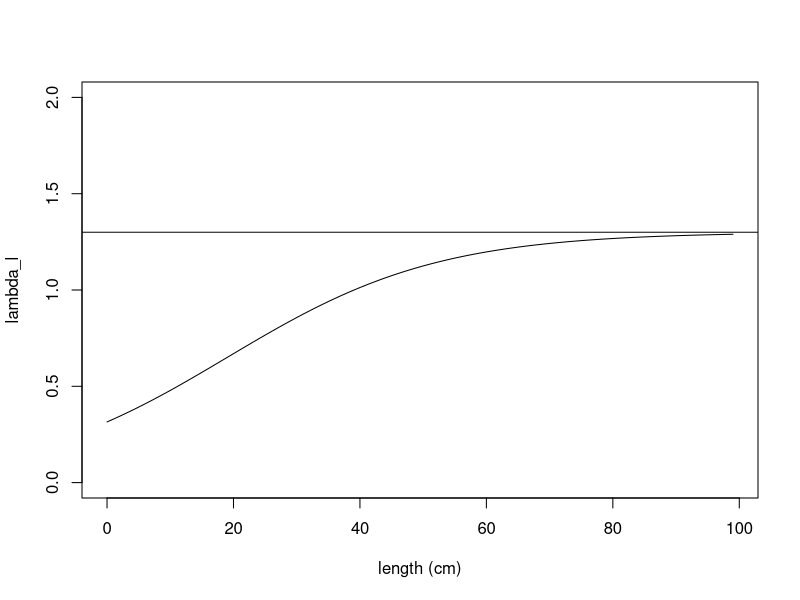
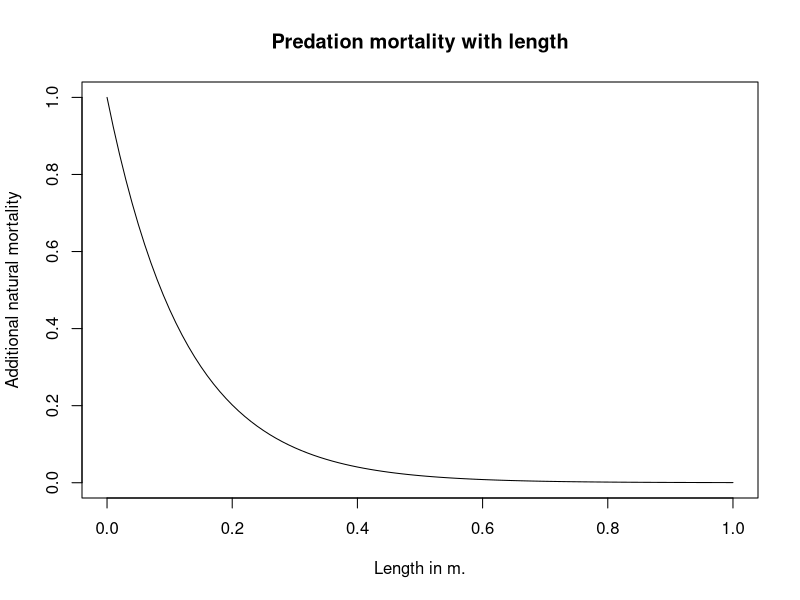
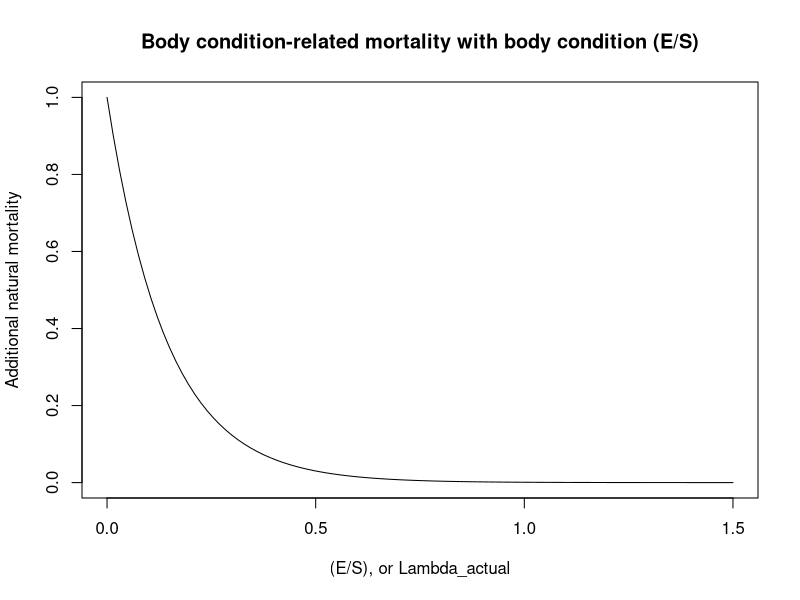
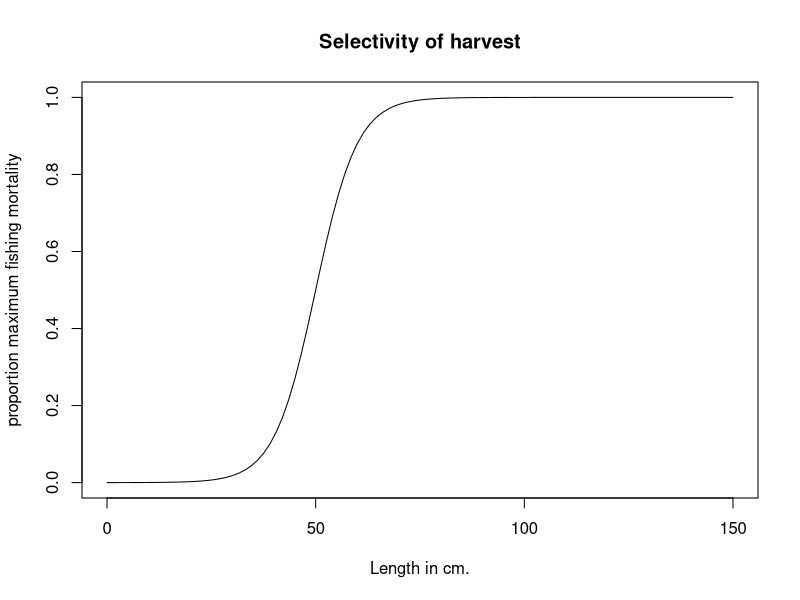

R code for these plots, in order: (Note: a time limit stopped this script after it produced the figures.)
## ---- chunk 1
knitr::opts_chunk$set(echo = TRUE)
## ---- chunk 2
ratios <- vector(mode="numeric", length=25)
r =6
# In meters
a_bar = 0.2
lambda_min=0

lambda_max=1.3

for (i in 1:100) {
  ratios[i] <- lambda_min + (lambda_max-lambda_min)*(exp(r*((i/100)-a_bar)))/(1+exp(r*((i/100)-a_bar)))
}
plot(0:(length(ratios)-1), ratios, xlab="length (cm)", ylab="lambda_l", type="l", ylim=c(0,2))
abline(h=1.3)
## ---- chunk 3
curve(exp(-8*x), from =0, to=1, xlab="Length in m.", ylab="Additional natural mortality", main="Predation mortality with length")
curve(exp(-7*x), from =0, to=1.5, xlab="(E/S), or Lambda_actual", ylab="Additional natural mortality", main="Body condition-related mortality with body condition (E/S)")
## ---- chunk 4
curve(1/(1+exp(-0.2*(x - 50))), from =0, to=150, xlab="Length in cm.", ylab="proportion maximum fishing mortality", main="Selectivity of harvest")
## ---- chunk 5
# genotype1r = 4
# genotype2r = 8
# genotype1l_bar = 0.2
# genotype2l_bar = 0.2
# genotype1w = 0.674
# genotype2w = 0.674

# genotype1r = 6
# genotype2r = 6
# genotype1l_bar = 0.2
# genotype2l_bar = 0.2
# genotype1w = 0.7
# genotype2w = 0.3

genotype1r = 6
genotype2r = 6
genotype1l_bar = 0.23
genotype2l_bar = 0.1
genotype1w = 0.674
genotype2w = 0.674

# Set longevity of the fish species, runtime of the model, and number of distinct genotypes
longevity_days = 9125
# set runtime to any arbitrary desired value, in units of days, that is a multiple of 365
runtime_days = 150*365
genotypes = 2
# Setting the length of the timestep in days - set to any fraction of 365
timescale= (365)/4
# Setting run time and longevity to units of time steps
runtime = round(runtime_days/timescale)
longevity = round(longevity_days/timescale)

# How long to run model for convergence before addition of genetic diversity
# in units of days
add_genotypes = 33440

initialize_pop_matrices <- function(longevity, runtime, genotype) {
  # Initialize matrix of columns (years) and rows (age classes)
  # Multiplied by 3 because we'll be storing cohorts' reproductive biomass and lengths 
  age_dist=matrix(0L, nrow=longevity*3, ncol=runtime+1)
  # Add (arbitrarily) 1000000 individuals to age=10 to start with
  age_dist[round(3650/timescale), 1] = 1000000
  return(age_dist)
}

# Generate a matrix for each genotype
for (g in 1:genotypes) {
  assign(paste("age_dist_",g,sep=""),initialize_pop_matrices(longevity, runtime, g),envir = .GlobalEnv)
}

# Set parameters
# Need to add density dependence
# The steepness of the increase in the ratio lambda (reversible over structural mass)
r = 6
# The length at which the increasing function of lambda reaches its inflection point
l_bar = 0.2
# Scaling parameter for obtaining structural mass from standard length
c_1 = 5787
# Multiplier for obtaining overall yearly energy intake as a function of structural mass
p_0 = 0.1*timescale
# Exponent for obtaining overall yearly energy intake as a function of structural mass
p_1 = 2/3
# Maximum ratio lambda (reversible over structural mass) a fish can attain over its life
lambda_max = 1.3
# Minimum ratio lambda a fish can attain over its life
lambda_min = 0
# Multiplier for obtaining cost of maintenance of structural mass
c_S = 0.003*timescale
# Multiplier for obtaining cost of maintenance of reversible mass
c_E = 0.0003*timescale
# Efficiency with which energy is converted into reversible mass
e_E = 0.9
# Efficiency with which energy is converted to structural mass
e_S = (1/3)
# Multiplier and exponent for the cost of reproduction (in grams)
r_0 = 6
r_1 = 0.6
# Effectively, reproductive investment (fraction of reversible mass devoted to reproduction)
w= 0.674
# Instantaneous base mortality rate, derived from daily instantaneous probability of survival for M=-0.2, multiplied to -1 to make positive
m = log(0.999452^timescale)*(-1)
# Instantaneous fishing mortality
Fishing = 0
# Ricker
alpha = 8.44e-09
b = 4.43e-15
# Parameter setting size-selection ogive steepness
q_f = 0.2
# Minimum catch size for the species (in meters)
mincatchsize = 0.5
# Total population biomass
b_t=0
# Increased natural mortality rate at E/S = 0 or S = 0 
m_p_max=log(0.99^timescale)*(-1)
m_c_max=log(0.95^timescale)*(-1)
# Egg packing constant
packing = 4.45e6
# Parameter for exponential decline in condition-dependent mortality with improved body condition
z_c=7
# Parameter for exponential decline in predation mortality with increased body length
z_p=8
# Resource density
RD = 9000000
# Consumption with resource density half-saturation constant
K_RD = 1000000
# Variability in resource
sd_RD = 0
# How much energy intake is affected by changes in resources (1=no change)
resource = 1

# GROWTH FUNCTIONS

# For obtaining structural mass
structural_mass <- function(l) {
  return(c_1*(l)^3)
}

# Calculate the instrinsic length-dependent E/S ratio that the fish is trying to attain
intrinsic_lambda <- function(l, l_bar, r, lambda_min, lambda_max) {
  return(lambda_min + (lambda_max-lambda_min)*(exp(r*(l-l_bar)))/(1+exp(r*(l-l_bar))))
}

# Energy intake for the fish per year, dependent on fish structural biomass
size_dependent_energy_intake <- function(S, p_0, p_1) {
  return(resource*p_0*(S)^(p_1))
}

# Calculate the cost of the year of maintaining current structural and reversible biomass
maintenance_cost <- function(S, E, c_S, c_E) {
  return(c_S*S + c_E*E)
}

# Function for calculating a new, reduced level of reversible biomass, if net energy intake is negative
negative_p_net <- function(E, p_net, e_E) {
  if (p_net < 0) {
    return(E + (p_net/e_E))}
}

# Calculate the amount of energy needed to raise the R/S ratio to the length-dependent maximum
p_E_raising_lambda <- function(lambda_a, S, E) {
  return((lambda_a*S - E))
}

# Calculating proportion of any remaining energy to be converted to structural mass, to maintain R/S
remaining_energy_allocation <- function(e_S, e_E, lambda_a) {
  return((lambda_a*e_S)/(lambda_a*e_S + e_E))
}

# Obtain R and S for a cohort prior to its reproduction (or failure to reproduce) that year
get_pre_reproductive_size <- function(E_past, l_past, a) {
  S_past = structural_mass(l_past)
  S = S_past
  lambda_a = intrinsic_lambda(l_past, l_bar, r, lambda_min, lambda_max)
  p_net = size_dependent_energy_intake(S_past, p_0, p_1) - maintenance_cost(S_past, E_past, c_S, c_E)
  if (p_net < 0) {
    E <- max(0,negative_p_net(E_past, p_net, e_E))
  }
  if (p_net >= 0 & lambda_a > (E_past/S_past)) {
    # Gives amount of grams needed to raise E/S to lambda_l - not taking efficiency into account yet
    p_E = p_E_raising_lambda(lambda_a, S_past, E_past)
    if ((p_E/e_E - p_net) >=0) {
      E_past = p_E + E_past
      p_net = p_net - p_E/e_E
    }
    if ((p_E/e_E - p_net) <0) {
      E_past = p_net*e_E + E_past
      p_net = 0
    }
  }
  E = E_past
  if (p_net >= 0) {
    E = E_past + remaining_energy_allocation(e_S, e_E, lambda_a)*e_E*p_net
    S = S_past + (1-remaining_energy_allocation(e_S, e_E, lambda_a))*e_S*p_net
  }
  l = (S/c_1)^(1/3)
  output <- c(E,l)
  return(output)
}

# REPRODUCTION FUNCTIONS

# Calculate spawning stock biomass
fecundity <- function(ages, t, age_dist, g) {
  # Parameterizing genotypes
  if (t >= round(add_genotypes/timescale)) {
    w=0.674
    # Genotype parameterization
    if (g==1) {
      w=genotype1w
    }
    if (g==2) {
      w=genotype2w
    }
  }
  fecundity = 0
  for (a in ages) {
    if ((w*age_dist[a+(longevity),t]-(r_0*structural_mass(age_dist[a+(2*longevity),t]))^(r_1))>0) {
      fecundity = fecundity + (w*age_dist[a+(longevity),t]-(r_0*structural_mass(age_dist[a+(2*longevity),t]))^(r_1))*age_dist[a,t]
      age_dist[a+(longevity),t] = age_dist[a+(longevity),t] - w*age_dist[a+(longevity),t]
    }
  }
  # Convert from g. to kg.
  fecundity = fecundity/1000
  # Convert from kg. to fecundity
  fecundity = fecundity*(packing)
  assign(paste("age_dist_",g,sep=""),age_dist, envir = .GlobalEnv) 
  return(fecundity)
}

# Calculate total population biomass
biomass_t <- function(ages, t) {
  for (a in ages) {
    b_t = b_t + age_dist[a, t-1]*(structural_mass(age_dist[a+(2*longevity),t-1]))
  }
  return(b_t)
}

# Density dependent recruitment for this year
recruitment <- function(age, ages, t) {
  egg_production_total = 0
  for (g in 1:genotypes) {
    egg_production_total = egg_production_total + fecundity(ages, t, get(paste("age_dist_",g,sep="")),g)
  }
  relative_recruitment = vector(mode="numeric", length=genotypes)
  for (g in 1:genotypes) {
    relative_recruitment[g] = fecundity(ages, t, get(paste("age_dist_",g,sep="")),g)/egg_production_total
  }
  if (age==0) {
    N_0 = alpha * egg_production_total * exp(-b*egg_production_total)
    # Converting from thousands recruits to recruits, dividing by 2 because Ricker makes both male and female fish
    N_0 = N_0 * 1000
    N_0 = N_0/2
  }
  for (g in 1:genotypes) {
    age_dist = get(paste("age_dist_",g,sep=""))
    age_dist[1,t] = N_0*relative_recruitment[g]
    assign(paste("age_dist_",g,sep=""),age_dist, envir = .GlobalEnv) 
  }
}

# Add new recruits, and change the reproducing cohorts' amount of reversible mass
reproduce <- function(ages, t) {
  if (t>1) {
    recruitment(0, ages, t)
  }
}

# MORTALITY FUNCTIONS

# Fishing mortality is size selective
selective_mortality <- function(length) {
  1 / (1 + exp(-q_f*(length - mincatchsize)*100))
}

# Mortality drops as E/S increases, as S increases
mortality <- function(age) {
  lambda <- ((age_dist[age+(longevity),t]))/structural_mass(age_dist[age+(2*longevity),t])
  length = age_dist[age+(2*longevity),t]
  if (age < longevity) {
    N_t = age_dist[age-1,t-1]*exp( -m + -Fishing*selective_mortality(length) - m_c_max*exp(-z_c*lambda) - (m_p_max-m)*exp(-z_p*length) )
  }
  if (age == longevity) {
    N_t = age_dist[age-1,t-1]*exp( -m + -Fishing*selective_mortality(length) - m_c_max*exp(-z_c*lambda) - (m_p_max-m)*exp(-z_p*length))
    N_t = age_dist[age,t-1]*exp( -m + -Fishing*selective_mortality(length) - m_c_max*exp(-z_c*lambda) - (m_p_max-m)*exp(-z_p*length))
  }
  return(N_t)
}

# Calculate lengths (and reversible masses) at each age for the model with no density dependence
lengths_at_t1 <- function(genotypes) {
  t=1
  for (g in 1:genotypes) {
    age_dist = get(paste("age_dist_",g,sep=""))
    age_dist[1+(longevity), 1] = 3.938
    age_dist[1+2*(longevity), 1] = 0.1102
    for (i in 2:longevity) {
      new_E_l = get_pre_reproductive_size(age_dist[i-1+(longevity), 1],age_dist[i-1+2*(longevity), 1], i-1)
      age_dist[i+(longevity), 1] = new_E_l[1]
      age_dist[i+(2*longevity), 1] = new_E_l[2]
      if ((w*age_dist[i+(longevity),t]-(r_0*structural_mass(age_dist[i+(2*longevity),t]))^(r_1))>0)
      {
       age_dist[i+(longevity),t] = age_dist[i+(longevity),t] - w*age_dist[i+(longevity),t]*(timescale/365) 
      }
    }
    assign(paste("age_dist_",g,sep=""),age_dist, envir = .GlobalEnv) 
  }
}  

# Initialize lengths and reversible masses for ages
lengths_at_t1(genotypes)

# Set runtime so is extra time left in end of model, to account for recruitment lag
runtime <- (runtime - (round(365/timescale)))

# Run the model
for (t in 2:runtime) {
  random_multiplier <- max(rnorm(1,1,sd=sd_RD),0)
  resource = (random_multiplier*RD/(K_RD+ random_multiplier*RD))  
  b_t=0
  if (t == round(add_genotypes/timescale)) {
    Fishing = log(exp(-0)^(1/(365/timescale)))*(-1)
    sd_RD = 0
  }
  for (genotype in 1:genotypes) {
    age_dist = get(paste("age_dist_",genotype,sep=""))
    b_t = biomass_t(1:longevity, t)
    assign(paste("age_dist_",genotype,sep=""),age_dist, envir = .GlobalEnv) 
  }
  for (genotype in 1:genotypes) {
    
    # Parameterizing genotypes
    if (t >= round(add_genotypes/timescale)) {
      r=6
      # Genotype parameterization
      if (genotype==1) {
        # a_bar = 36.5
        r=genotype1r
        l_bar = genotype1l_bar
      }
      if (genotype==2) {
        # a_bar = 365*2
        r=genotype2r
        l_bar = genotype2l_bar
      }
    }
  
    age_dist = get(paste("age_dist_",genotype,sep=""))
    age_dist[1+(longevity), t] =  3.938
    age_dist[1+2*(longevity), t] = 0.1102
    for (age in 2:longevity) {
      new_E_l = get_pre_reproductive_size(age_dist[age-1+(longevity), t-1],age_dist[age-1+2*(longevity), t-1], age-1)
      age_dist[age+(longevity), t] = new_E_l[1]
      age_dist[age+(2*longevity), t] = new_E_l[2]
    
    # Mortality
    for (age in 2:longevity) {
      age_dist[age, t] <- mortality(age)
    }
    }
    assign(paste("age_dist_",genotype,sep=""),age_dist, envir = .GlobalEnv) 
  }
  if ((t%%round(365/timescale) == 0)) {
   reproduce(1:longevity, t) 
  }
}

## ---- chunk 6
### Analysis code

approach <- vector(mode="numeric", length=runtime)
for (i in 1:runtime) {
  for (j in 1:genotypes) {
    approach[i] <- approach[i]+ sum(get(paste("age_dist_", j, sep=""))[1:longevity,i])
  } 
}
# Plot population dynamics
plot(approach[seq(round(add_genotypes/timescale),length(approach), by=4)],lty=1, pch=19, type="l", ylab="Abundance",xlab="Time (units of 3 month intervals)", ylim=c(0,max(approach)), main= "No harvesting, constant resource")
approach <- vector(mode="numeric", length=runtime)
for (i in 1:runtime) {
  approach[i] <- sum(age_dist_1[1:longevity,i])
}
lines(approach[seq(round(add_genotypes/timescale),length(approach), by=4)], lty=2, pch=19, type="l")
cols <- c(3,4,5,6)
for (j in 2:genotypes) {
  approach <- vector(mode="numeric", length=runtime)
  for (i in 1:runtime) {
    approach[i] <- sum(get(paste("age_dist_",j, sep=""))[1:longevity,i])
  }
  lines(approach[seq(round(add_genotypes/timescale),length(approach), by=4)], lty=cols[j-1], pch=19)
}
legend("topright",legend=c("all", "large maturer","small maturer"), lty=1:3)
## ---- chunk 7
# Run the model
for (t in (round(add_genotypes/timescale)):runtime) {
  random_multiplier <- max(rnorm(1,1,sd=sd_RD),0)
  resource = (random_multiplier*RD/(K_RD+ random_multiplier*RD))  
  b_t=0
  if (t == round(add_genotypes/timescale)) {
    Fishing = log(exp(-0.1)^(1/(365/timescale)))*(-1)
    sd_RD = 0
  }
  for (genotype in 1:genotypes) {
    age_dist = get(paste("age_dist_",genotype,sep=""))
    b_t = biomass_t(1:longevity, t)
    assign(paste("age_dist_",genotype,sep=""),age_dist, envir = .GlobalEnv) 
  }
  for (genotype in 1:genotypes) {
    
    # Parameterizing genotypes
    if (t >= round(add_genotypes/timescale)) {
      r=6
      # Genotype parameterization
      if (genotype==1) {
        # a_bar = 36.5
        r=genotype1r
        l_bar = genotype1l_bar
      }
      if (genotype==2) {
        # a_bar = 365*2
        r=genotype2r
        l_bar = genotype2l_bar
      }
    }
  
    age_dist = get(paste("age_dist_",genotype,sep=""))
    age_dist[1+(longevity), t] =  3.938
    age_dist[1+2*(longevity), t] = 0.1102
    for (age in 2:longevity) {
      new_E_l = get_pre_reproductive_size(age_dist[age-1+(longevity), t-1],age_dist[age-1+2*(longevity), t-1], age-1)
      age_dist[age+(longevity), t] = new_E_l[1]
      age_dist[age+(2*longevity), t] = new_E_l[2]
    
    # Mortality
    for (age in 2:longevity) {
      age_dist[age, t] <- mortality(age)
    }
    }
    assign(paste("age_dist_",genotype,sep=""),age_dist, envir = .GlobalEnv) 
  }
  if ((t%%round(365/timescale) == 0)) {
   reproduce(1:longevity, t) 
  }
}

### Analysis code

approach <- vector(mode="numeric", length=runtime)
for (i in 1:runtime) {
  for (j in 1:genotypes) {
    approach[i] <- approach[i]+ sum(get(paste("age_dist_", j, sep=""))[1:longevity,i])
  } 
}
# Plot population dynamics
plot(approach[seq(round(add_genotypes/timescale),length(approach), by=4)],lty=1, pch=19, type="l", ylab="Abundance",xlab="Time (units of 3 month intervals)", ylim=c(0,max(approach)), main= "Harvesting, constant resource")
approach <- vector(mode="numeric", length=runtime)
for (i in 1:runtime) {
  approach[i] <- sum(age_dist_1[1:longevity,i])
}
lines(approach[seq(round(add_genotypes/timescale),length(approach), by=4)], lty=2, pch=19, type="l")
cols <- c(3,4,5,6)
for (j in 2:genotypes) {
  approach <- vector(mode="numeric", length=runtime)
  for (i in 1:runtime) {
    approach[i] <- sum(get(paste("age_dist_",j, sep=""))[1:longevity,i])
  }
  lines(approach[seq(round(add_genotypes/timescale),length(approach), by=4)], lty=cols[j-1], pch=19)
}
legend("topright",legend=c("all", "large maturer","small maturer"), lty=1:3)
## ---- chunk 8
# Need to take this loop out, integrate into rest of code
random_resources <- vector(mode="numeric", length=runtime)
for (r in 1:runtime) {
  random_resources[r] <- max(rnorm(1,1,sd=0.3),0)
}

# Run the model
for (t in (round(add_genotypes/timescale)):runtime) {
  random_multiplier <- random_resources[t]
  resource = (random_multiplier*RD/(K_RD+ random_multiplier*RD))  
  b_t=0
  if (t == round(add_genotypes/timescale)) {
    Fishing = log(exp(-0)^(1/(365/timescale)))*(-1)
    sd_RD = 0.25
  }
  for (genotype in 1:genotypes) {
    age_dist = get(paste("age_dist_",genotype,sep=""))
    b_t = biomass_t(1:longevity, t)
    assign(paste("age_dist_",genotype,sep=""),age_dist, envir = .GlobalEnv) 
  }
  for (genotype in 1:genotypes) {
    
    # Parameterizing genotypes
    if (t >= round(add_genotypes/timescale)) {
      r=6
      # Genotype parameterization
      if (genotype==1) {
        # a_bar = 36.5
        r=genotype1r
        l_bar = genotype1l_bar
      }
      if (genotype==2) {
        # a_bar = 365*2
        r=genotype2r
        l_bar = genotype2l_bar
      }
    }
  
    age_dist = get(paste("age_dist_",genotype,sep=""))
    age_dist[1+(longevity), t] =  3.938
    age_dist[1+2*(longevity), t] = 0.1102
    for (age in 2:longevity) {
      new_E_l = get_pre_reproductive_size(age_dist[age-1+(longevity), t-1],age_dist[age-1+2*(longevity), t-1], age-1)
      age_dist[age+(longevity), t] = new_E_l[1]
      age_dist[age+(2*longevity), t] = new_E_l[2]
    
    # Mortality
    for (age in 2:longevity) {
      age_dist[age, t] <- mortality(age)
    }
    }
    assign(paste("age_dist_",genotype,sep=""),age_dist, envir = .GlobalEnv) 
  }
  if ((t%%round(365/timescale) == 0)) {
   reproduce(1:longevity, t) 
  }
}

### Analysis code

approach <- vector(mode="numeric", length=runtime)
for (i in 1:runtime) {
  for (j in 1:genotypes) {
    approach[i] <- approach[i]+ sum(get(paste("age_dist_", j, sep=""))[1:longevity,i])
  } 
}
# Plot population dynamics
plot(approach[seq(round(add_genotypes/timescale),length(approach), by=4)],lty=1, pch=19, type="l", ylab="Abundance",xlab="Time (units of 3 month intervals)", ylim=c(0,max(approach)), main= "No harvesting, variable resource")
approach <- vector(mode="numeric", length=runtime)
for (i in 1:runtime) {
  approach[i] <- sum(age_dist_1[1:longevity,i])
}
lines(approach[seq(round(add_genotypes/timescale),length(approach), by=4)], lty=2, pch=19, type="l")
cols <- c(3,4,5,6)
for (j in 2:genotypes) {
  approach <- vector(mode="numeric", length=runtime)
  for (i in 1:runtime) {
    approach[i] <- sum(get(paste("age_dist_",j, sep=""))[1:longevity,i])
  }
  lines(approach[seq(round(add_genotypes/timescale),length(approach), by=4)], lty=cols[j-1], pch=19)
}
legend("topright",legend=c("all", "large maturer","small maturer"), lty=1:3)

plot((round(add_genotypes/timescale)):runtime, random_resources[(round(add_genotypes/timescale)):runtime], col="green", main="Variation in resources over time", xlab="Time", ylab="Total amt. resource in enironment", type="l")
## ---- chunk 9
# Need to take this loop out, integrate into rest of code
random_resources <- vector(mode="numeric", length=runtime)
for (r in 1:runtime) {
  random_resources[r] <- max(rnorm(1,1,sd=0.3),0)
}

# Run the model
for (t in (round(add_genotypes/timescale)-10):runtime) {
  random_multiplier <- random_resources[t]
  resource = (random_multiplier*RD/(K_RD+ random_multiplier*RD))
  b_t=0
  if (t == round(add_genotypes/timescale)) {
    Fishing = log(exp(-0.1)^(1/(365/timescale)))*(-1)
    sd_RD = 0.25
  }
  for (genotype in 1:genotypes) {
    age_dist = get(paste("age_dist_",genotype,sep=""))
    b_t = biomass_t(1:longevity, t)
    assign(paste("age_dist_",genotype,sep=""),age_dist, envir = .GlobalEnv) 
  }
  for (genotype in 1:genotypes) {
    
    # Parameterizing genotypes
    if (t >= round(add_genotypes/timescale)) {
      r=6
      # Genotype parameterization
      if (genotype==1) {
        # a_bar = 36.5
        r=genotype1r
        l_bar = genotype1l_bar
      }
      if (genotype==2) {
        # a_bar = 365*2
        r=genotype2r
        l_bar = genotype2l_bar
      }
    }
  
    age_dist = get(paste("age_dist_",genotype,sep=""))
    age_dist[1+(longevity), t] =  3.938
    age_dist[1+2*(longevity), t] = 0.1102
    for (age in 2:longevity) {
      new_E_l = get_pre_reproductive_size(age_dist[age-1+(longevity), t-1],age_dist[age-1+2*(longevity), t-1], age-1)
      age_dist[age+(longevity), t] = new_E_l[1]
      age_dist[age+(2*longevity), t] = new_E_l[2]
    
    # Mortality
    for (age in 2:longevity) {
      age_dist[age, t] <- mortality(age)
    }
    }
    assign(paste("age_dist_",genotype,sep=""),age_dist, envir = .GlobalEnv) 
  }
  if ((t%%round(365/timescale) == 0)) {
   reproduce(1:longevity, t) 
  }
}

### Analysis code

approach <- vector(mode="numeric", length=runtime)
for (i in 1:runtime) {
  for (j in 1:genotypes) {
    approach[i] <- approach[i]+ sum(get(paste("age_dist_", j, sep=""))[1:longevity,i])
  } 
}
# Plot population dynamics
plot(approach[seq(round(add_genotypes/timescale),length(approach), by=4)],lty=1, pch=19, type="l", ylab="Abundance",xlab="Time (units of 3 month intervals)", ylim=c(0,max(approach)), main= "Harvesting, variable resource")
approach <- vector(mode="numeric", length=runtime)
for (i in 1:runtime) {
  approach[i] <- sum(age_dist_1[1:longevity,i])
}
lines(approach[seq(round(add_genotypes/timescale),length(approach), by=4)], lty=2, pch=19, type="l")
cols <- c(3,4,5,6)
for (j in 2:genotypes) {
  approach <- vector(mode="numeric", length=runtime)
  for (i in 1:runtime) {
    approach[i] <- sum(get(paste("age_dist_",j, sep=""))[1:longevity,i])
  }
  lines(approach[seq(round(add_genotypes/timescale),length(approach), by=4)], lty=cols[j-1], pch=19)
}
legend("topright",legend=c("all", "large maturer","small maturer"), lty=1:3)

plot((round(add_genotypes/timescale)):runtime, random_resources[(round(add_genotypes/timescale)):runtime], col="green", main="Variation in resources over time", xlab="Time", ylab="Total amt. resource in enironment", type="l")
## ---- chunk 10
i_0 = 367
repro_vec = vector(length=longevity, mode="numeric")
survivor_vec = vector(length=longevity, mode="numeric")
w = genotype1w
r = genotype1r
age_dist <- age_dist_1
survivor_vec[1]<-age_dist[1,i_0+1]
repro_vec[1] <- 0
for (i in 2:longevity) {
  repro_vec[i] <- max(0, (w*age_dist[i+(longevity),i_0+i] - (r_0*structural_mass(age_dist[i+(2*longevity),i_0+i]))^(r_1)))
  survivor_vec[i] <- age_dist[i,i_0+i]/(survivor_vec[1])
}
survivor_vec_1 <- survivor_vec
repro_vec_1 <- repro_vec

i_0 = 367
repro_vec = vector(length=100, mode="numeric")
survivor_vec = vector(length=100, mode="numeric")
w = genotype2w
r = genotype2r
age_dist <- age_dist_2
survivor_vec[1]<-age_dist[1,i_0+1]
repro_vec[1] <- 0
for (i in 2:longevity) {
 repro_vec[i] <- max(0, (w*age_dist[i+(longevity),i_0+i] - (r_0*structural_mass(age_dist[i+(2*longevity),i_0+i]))^(r_1)))
 survivor_vec[i] <- age_dist[i,i_0+i]/(survivor_vec[1])
}
plot((survivor_vec[2:length(survivor_vec)])-(survivor_vec_1[2:length(survivor_vec_1)]), ylab="Survivorship of genotype 2 - genotype 1", main="Survivorship advantage/disadvantage of\ngenotype 2 over 1", xlab="Age")
plot(repro_vec-repro_vec_1, ylab="Reproduction of genotype 2 - genotype 1", main="Reproduction advantage/disadvantage of\ngenotype 2 over 1", xlab="Age")
